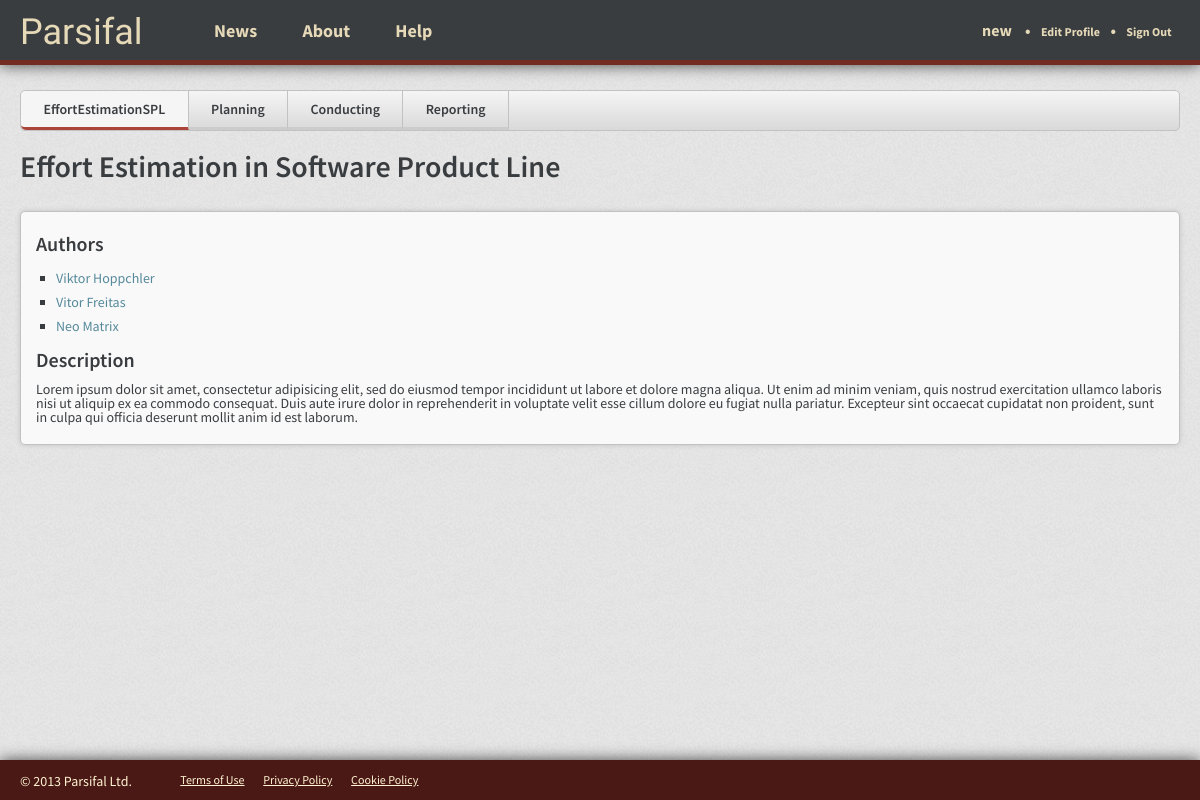
Screenshot of /admin/EffortEstimationSPL/ (signed in) with the database file from the repository.
### reviews/models.py (models this page shows, shortened)
class Review(models.Model):
  short_name = models.CharField(max_length=50) #TODO: Change var name to Name
  title = models.CharField(max_length=200)
  description = models.CharField(max_length=500)
  user = models.ForeignKey(User) #TODO: Change var name to Author
  create_date = models.DateTimeField(auto_now_add=True, blank=True)
  last_update = models.DateTimeField()
  co_authors = models.ManyToManyField(User, related_name="co+")
  objective = models.TextField(max_length=1000, null=True)
  questions = models.ManyToManyField(Question)
  sources = models.ManyToManyField(Source)
  class Meta:
    verbose_name = "Review"
    verbose_name_plural = "Reviews"

### reviews/views.py (the view)
@login_required
def review(request, username, review_name):
  review = Review.objects.get(short_name=review_name)
  context = RequestContext(request, {'review': review})
  return render_to_response('reviews/review.html', context)

### reviews/templates/reviews/review.html (shortened to what this page needs)
{% extends 'base_app.html' %}
{% block head_extra %}
  <link href="{{ STATIC_URL }}css/review.css" rel="stylesheet" media="screen">
{% endblock head_extra %}
{% block content %}
  <ul class="review-menu">
    <li class="active"><a href="/{{ review.user.username }}/{{ review.short_name }}/">{{ review.short_name }}</a></li>
    <li><a href="/{{ review.user.username }}/{{ review.short_name }}/planning/">Planning</a></li>
    <li><a href="/{{ review.user.username }}/{{ review.short_name }}/conducting/">Conducting</a></li>
    <li><a href="/{{ review.user.username }}/{{ review.short_name }}/reporting/">Reporting</a></li>
  </ul>
  <h1>{{ review.title }}</h1>
  <div class="container">
    <h2>
      Authors
    </h2>
    <ul class="authors">
      <li author=id="{{ review.user.id }}"><a href="/{{ review.user.username }}/">{{ review.user.get_full_name }}</a></li>
      {% for author in review.co_authors.all %}
        <li author-id="{{ author.id }}"><a href="/{{ author.username }}/">{{ author.get_full_name }}</a>
        </li>
      {% endfor %}
    </ul>
    <h2>Description</h2>
    <p>{{ review.description }}</p>
  </div>
{% endblock content %}

### templates/base_app.html (shortened to what this page needs)
<!DOCTYPE html>
<html>
<head>
  <link href="{{ STATIC_URL }}css/style_app.css" rel="stylesheet" media="screen">
  {% block head_extra %}
  {% endblock head_extra %}
</head>
<body>
  <header class="wrapper">
    <h1><a href="/">Parsifal</a></h1>
    <nav class="menu">
      <a href="#">News</a>
      <a href="#">About</a>
      <a href="#">Help</a>
    </nav>
    <nav class="signedin">
      <a href="/{{ user.username }}/" class="user">{{ user.username }}</a>
      <span class="bullet">&bull;</span>
      <a href="/users/profile/">Edit Profile</a>
      <span class="bullet">&bull;</span>
      <a href="/signout/">Sign Out</a>
    </nav>
  </header>
  <section class="content wrapper">
    {% block content %}
    {% endblock content %}
    <div class="push"></div>
  </section>
  <footer class="wrapper">
    <p>© 2013 Parsifal Ltd.</p>
    <ul>
      <li><a href="#">Terms of Use</a></li>
      <li><a href="#">Privacy Policy</a></li>
      <li><a href="#">Cookie Policy</a></li>
    </ul>
  </footer>
</body>
</html>

### static/css/style_app.css (style rules this page uses)
* { -moz-box-sizing: border-box; -webkit-box-sizing: border-box; box-sizing: border-box; }
html, body { height: 100%; }
body { background: url("../img/ticks.png"); color: #3A3D40; font-family: "Source Sans Pro", Tahoma, Arial, sans-serif; font-weight: 400; font-size: 62.5%; }
header { background: #3A3D40; height: 65px; border-bottom: 5px solid #732B22; position: fixed; width: 100%; box-shadow: 0 0px 15px rgba(0, 0, 0, 0.7); }
header h1 { font-family: Playball, cursive; font-size: 3.6em; float: left; padding-top: .4em; font-weight: 400; margin: 0; }
header h1 a { color: #E6D9B8; text-decoration: none; }
header nav.menu { float: left; padding-top: 2.2em; padding-left: 5em; }
header nav.menu a { padding: 0 1.2em; color: #E6D9B8; text-decoration: none; font-size: 1.8em; font-weight: bold; }
header nav.signedin { padding-top: 2.2em; float: right; }
header nav.signedin span.bullet { color: #E6D9B8; font-size: 1.6em; font-weight: bold; }
header nav.signedin a { color: #E6D9B8; text-decoration: none; font-size: 1.2em; padding: 0 .7em; font-weight: bold; }
header nav.signedin a.user { font-size: 1.6em; }
.wrapper { width: 100%; padding: 0 20px; }
.content { padding: 90px 20px 20px; min-height: 100%; height: auto !important; height: 100%; margin: 0 auto -40px; }
footer { background-color: #4A1916; height: 40px; box-shadow: 0 0px 15px rgba(0, 0, 0, 0.7); }
footer p { padding-top: 1em; color: #FFF3D0; font-size: 1.4em; font-weight: 400; float: left; margin: 0; }
footer ul { float: left; padding-top: 1.4em; padding-left: 2em; }
footer ul li { display: inline; font-size: 1.2em; padding: 0 .7em; }
footer ul li a { color: #FFF3D0; text-decoration: underline; }
.push { height: 40px; }
.container { width: 100%; border-radius: 5px; box-shadow: 0 0 5px 0 #C2C2C2; border: 1px solid #C2C2C2; padding: 1em 1.5em; margin: 0 0 2em 0; background: #F9F9F9; }
ul { margin-left: 20px; }
ul li { font-size: 1.4em; padding: .2em 0; list-style: square; }

### reviews/static/css/review.css (style rules this page uses)
ul.authors li { line-height: 1.3; }
ul.review-menu { width: 100%; margin: 0; margin-bottom: 20px; padding: 0; border: 1px solid #C2C2C2; background: #F5F5F5; border-radius: 5px; background: -moz-linear-gradient(top, #F5F5F5 0%, #D9D9D9 100%); background: -webkit-linear-gradient(top, #F5F5F5 0%, #D9D9D9 100%); background: -o-linear-gradient(top, #F5F5F5 0%, #D9D9D9 100%); font-size: 0; }
ul.review-menu li { display: inline-block; list-style: none; padding: 0; font-size: 14px; border-bottom: 3px solid #CCCCCC; border-right: 1px solid #C2C2C2; }
ul.review-menu li:first-child { border-bottom-left-radius: 5px; }
ul.review-menu li a { display: block; padding: .8em 1.6em; font-weight: 600; color: #3A3D40; }
ul.review-menu li:first-child { border-top-left-radius: 5px; border-bottom-left-radius: 5px; }
ul.review-menu li.active { background: #F5F5F5; color: #666B71; border-bottom: 3px solid #AC4539; }

### static/css/typography.css (style rules this page uses)
h1, h2, h3, h4, h5, h6 { font-weight: 600; }
h1 { font-size: 3em; margin-bottom: 1em; }
h2 { font-size: 2em; margin: .6em 0; }
a { color: #55899B; text-decoration: none; }
p { font-size: 1.4em; margin-bottom: .7em; }

### rows the page displays
Review: short_name "EffortEstimationSPL", title "Effort Estimation in Software Product Line", user.get_full_name "Viktor Hoppchler", description "Lorem ipsum dolor sit amet, consectetur adipisicing elit, sed do eiusmod tempor incididunt ut labore et dolore magna aliqua. Ut enim ad minim veniam, quis nostrud exercitation ullamco laboris nisi ut aliquip ex ea commodo consequat. Duis aute irure dolor in reprehenderit in voluptate velit esse cillum dolore eu fugiat nulla pariatur. Excepteur sint occaecat cupidatat non proident, sunt in culpa qui officia deserunt mollit anim id est laborum."

### other values shown
{{ user.username }} "new"
{{ author.get_full_name }} "Vitor Freitas"
{{ author.get_full_name }} "Neo Matrix"
